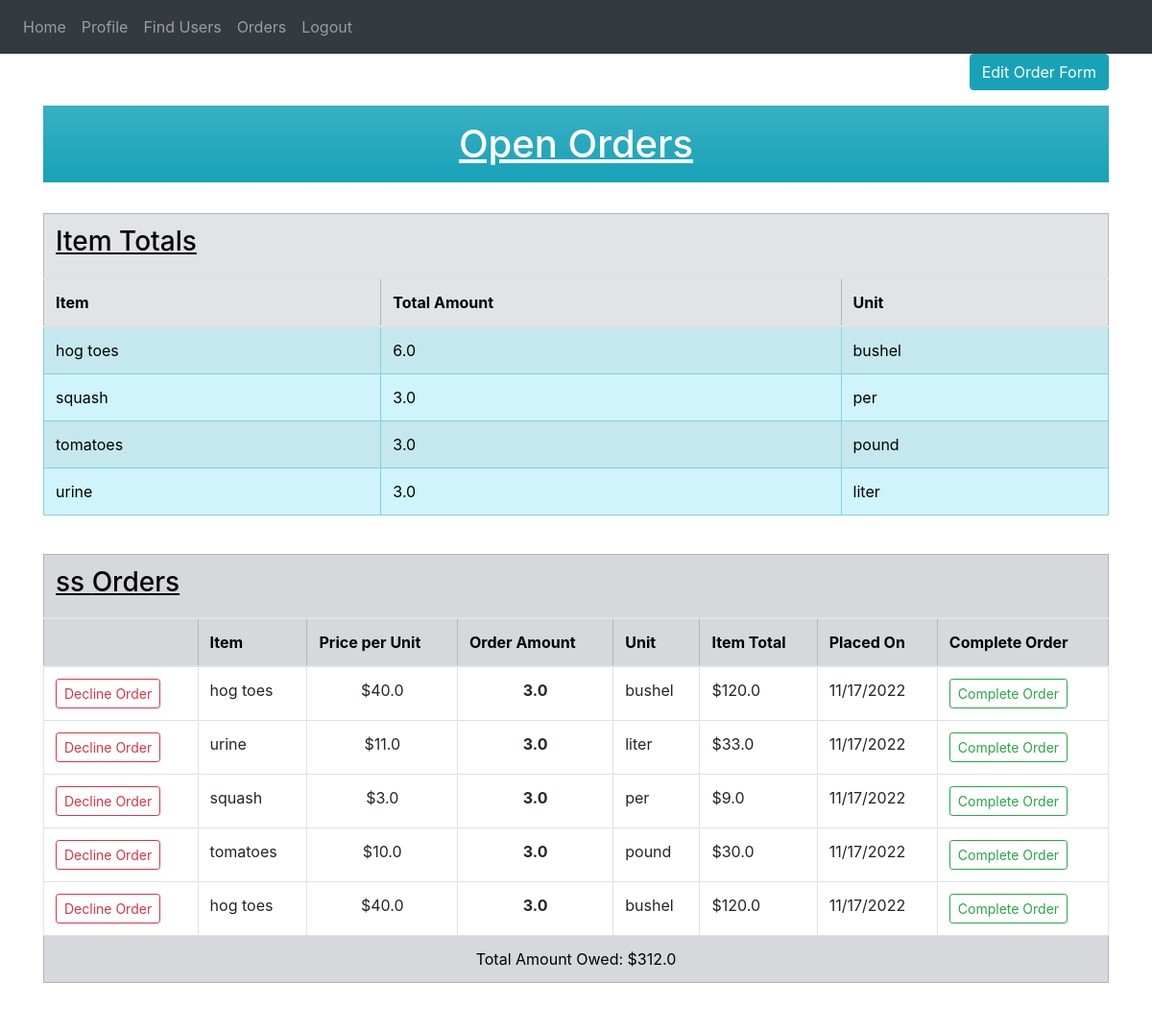
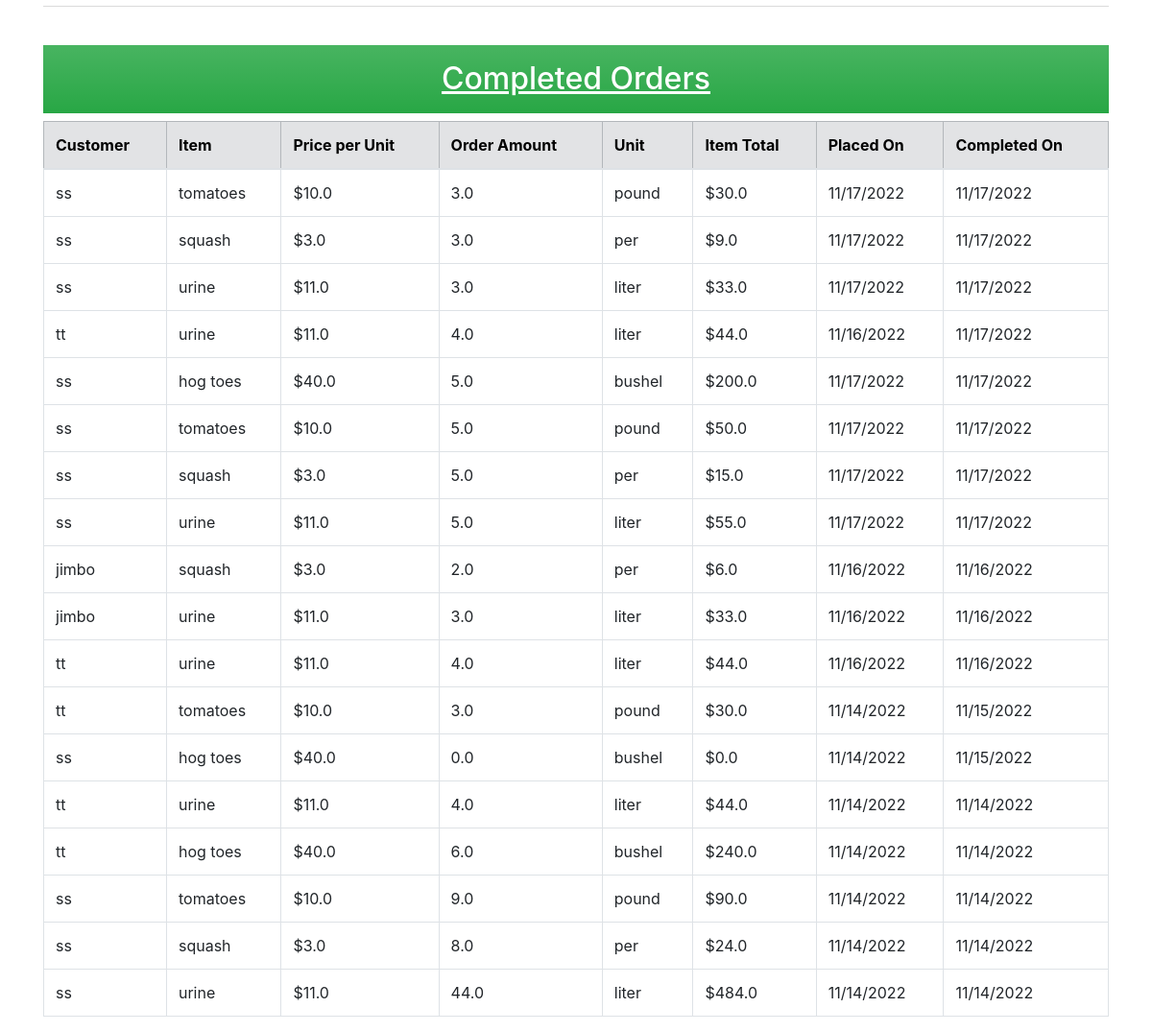
Screenshot of /view_orders/ (signed in) with the database file from the repository (2 pictures, top to bottom).
### website/models.py (models this page shows)
class ClosedOrder(db.Model):
    id = db.Column(db.Integer, primary_key=True)
    open_order_id = db.Column(db.Integer, db.ForeignKey('open_order.id'))
    item = db.Column(db.String(100))
    price = db.Column(db.Float)
    unit = db.Column(db.String(100))
    amount = db.Column(db.Float)
    r_total = db.Column(db.Float)
    order_placed = db.Column(db.DateTime)
    order_completed = db.Column(db.DateTime, default=datetime.utcnow)
    customer = db.Column(db.String(100))
    vendor = db.Column(db.String(100))
    vendor_id = db.Column(db.Integer, db.ForeignKey('user.id'))

class OpenOrder(db.Model):
    id = db.Column(db.Integer, primary_key=True)
    item = db.Column(db.String(100))
    price = db.Column(db.Float)
    unit = db.Column(db.String(100))
    amount = db.Column(db.Float)
    r_total = db.Column(db.Float)
    order_placed = db.Column(db.DateTime, default=datetime.utcnow)
    customer = db.Column(db.String(100))
    vendor = db.Column(db.String(100))
    vendor_id = db.Column(db.Integer, db.ForeignKey('user.id'))

### website/views.py (the view)
@views.route('/view_orders/', methods=['GET', 'POST'])
@login_required
def view_orders():
    customers = db.engine.execute("SELECT DISTINCT customer FROM open_order WHERE vendor_id = ?", current_user.id)
    vendor_closed_orders = ClosedOrder.query.filter_by(vendor_id=current_user.id).order_by(ClosedOrder.order_completed.desc())
    item_totals = db.engine.execute("SELECT SUM(amount),item,unit FROM open_order GROUP BY item HAVING vendor_id = ?", current_user.id)
    item_totals = list(item_totals)
    customer_totals = db.engine.execute("SELECT SUM(r_total),customer FROM open_order GROUP BY customer")
    customer_totals = list(customer_totals)
    customer_open_orders = OpenOrder.query.filter_by(customer=current_user.B_name).order_by(OpenOrder.order_placed.desc())
    customer_closed_orders = ClosedOrder.query.filter_by(customer=current_user.B_name).order_by(ClosedOrder.order_completed.desc())
    return render_template('view_orders.html', customer_open_orders=customer_open_orders, customer_closed_orders=customer_closed_orders, vendor_closed_orders=vendor_closed_orders, item_totals=item_totals, customer_totals=customer_totals, customers=customers, user=current_user)

### website/__init__.py (called while the page is built)
def create_app():
    app = Flask(__name__)
    app.config['SECRET_KEY'] = 'hgjladfks;ja;sd'
    app.config['SQLALCHEMY_DATABASE_URI'] = f'sqlite:///{DB_NAME}'
    app.config['SQLALCHEMY_TRACK_MODIFICATIONS'] = False
    app.config["TEMPLATES_AUTO_RELOAD"] = True
    db.init_app(app)
    migrate = Migrate(app, db, render_as_batch=True)
    from .views import views
    from .auth import auth
    app.register_blueprint(views, url_prefix='/')
    app.register_blueprint(auth, url_prefix='/')
    from .models import User, Post, Item, OpenOrder, ClosedOrder, Favorite
    with app.app_context():
        db.create_all()
        print('database created!')
    login_manager = LoginManager()
    login_manager.login_view = 'auth.login'
    login_manager.init_app(app)
    @login_manager.user_loader
    def load_user(id):
        return User.query.get(int(id))
    return app

### website/views.py (called while the page is built)
@views.before_request
def before_request():
    if current_user.is_authenticated:
        current_user.last_seen = datetime.utcnow()
        db.session.commit()

### website/templates/view_orders.html (shortened to what this page needs)
{% extends "base.html" %}
{% block content %}
{% if user.B_name == current_user.B_name and current_user.B_type == 'farm' %}
    <p align="right"><button class="btn btn-info btn-gradient" onclick="window.location.href='{{ url_for("views.edit_order_form") }}';">Edit Order Form</button></p>
{% endif %}
<h1 align="center" class="p-3 mb-2 bg-info text-white bg-gradient bg-opacity-90 bg-text-white"><u>Open Orders</u></h1>
<br />
{% if current_user.B_type == 'farm' %}
<table class="table align-middle table-striped table-bordered">
    <thead class="table-secondary">
        <tr>
            <th colspan="8" align="left"><h3><u>Item Totals</u></h3></th>
        </tr>
        <tr>
            <th>Item</th>
            <th>Total Amount</th>
            <th>Unit</th>
        </tr>
    </thead>
    <tbody class="table-info">
        {% for total in item_totals %}
        <tr>
            <td>{{ total[1] }}</td>
            <td>{{ total[0] }}</td>
            <td>{{ total[2] }}</td>
        </tr>
        {% endfor %}
    </tbody>
</table>
<br />
{% endif %}
{% if current_user.B_type == 'farm' %}
{% for customer in customer_totals %}
<table class="table align-middle table-bordered">
    <thead>
        <tr class="table-secondary">
            <th colspan="8" align="left"><h3><u>{{ customer[1] }} Orders</u></h3></th>
        </tr>
        <tr class="table-secondary">
            <th></th>
            <th scope="col">Item</th>
            <th scope="col">Price per Unit</th>
            <th scope="col">Order Amount</th>
            <th scope="col">Unit</th>
            <th scope="col">Item Total</th>
            <th scope="col">Placed On</th>
            <th scope="col">Complete Order</th>
        </tr>
    </thead>
    <tbody>
        {% for order in user.open_orders %}
        {% if customer[1] == order.customer %}
        <tr>
            <td>
                <button type="button" class="btn btn-outline-danger btn-sm" onClick="declineOrder({{ order.id }})"">Decline Order</button>
            </td>
            <td>{{ order.item }}</td>
            <td align="center">${{ order.price }}</td>
            <td align="center" class="table-bordered"><b>{{ order.amount }}</b></td>
            <td>{{ order.unit }}</td>
            <td>${{ order.r_total }}</td>
            <td>{{ order.order_placed.strftime('%m/%d/%Y') }}</td>
            <td>
                <button type="button" class="btn btn-outline-success btn-sm" onClick="completeOrder({{ order.id }})"">Complete Order</button>
            </td>
        </tr>
        {% endif %}
        {% endfor %}
        <tr class="table-secondary">
            <td colspan="8" align="center">Total Amount Owed: ${{ customer[0] }}</td>
        </tr>
    </tbody>
</table>
<br />
<hr size="500" noshade>
<br />
{% endfor %}
{% endif %}
<h2 align="center" class="p-3 mb-2 bg-success text-white bg-gradient bg-opacity-90 bg-text-white"><u>Completed Orders</u></h2>
{% if current_user.B_type == 'farm' %}
<table class="table align-middle table-bordered">
    <thead class="table-secondary">
        <th>Customer</th>
        <th>Item</th>
        <th>Price per Unit</th>
        <th>Order Amount</th>
        <th>Unit</th>
        <th>Item Total</th>
        <th>Placed On</th>
        <th>Completed On</th>
    </thead>
    <tbody>
        {% for order in vendor_closed_orders %}
        <tr>
            <td>{{ order.customer }}</td>
            <td>{{ order.item }}</td>
            <td>${{ order.price }}</td>
            <td>{{ order.amount }}</td>
            <td>{{ order.unit }}</td>
            <td>${{ order.r_total }}</td>
            <td>{{ order.order_placed.strftime('%m/%d/%Y') }}</td>
            <td>{{ order.order_completed.strftime('%m/%d/%Y') }}</td>
        </tr>
        {% endfor %}
    </tbody>
</table>
{% endif %}
{% endblock %}

### rows the page displays
ClosedOrder: item "hog toes", amount "6.0", unit "bushel", customer "tt", price "40.0", r_total "240.0", order_placed "11/14/2022", order_completed "11/14/2022"
OpenOrder: item "hog toes", price "40.0", amount "3.0", unit "bushel", r_total "120.0", order_placed "11/17/2022"
OpenOrder: item "urine", price "11.0", amount "3.0", unit "liter", r_total "33.0", order_placed "11/17/2022"
OpenOrder: item "squash", price "3.0", amount "3.0", unit "per", r_total "9.0", order_placed "11/17/2022"
OpenOrder: item "tomatoes", price "10.0", amount "3.0", unit "pound", r_total "30.0", order_placed "11/17/2022"
OpenOrder: item "hog toes", price "40.0", amount "3.0", unit "bushel", r_total "120.0", order_placed "11/17/2022"
ClosedOrder: customer "ss", item "tomatoes", price "10.0", amount "3.0", unit "pound", r_total "30.0", order_placed "11/17/2022", order_completed "11/17/2022"
ClosedOrder: customer "ss", item "squash", price "3.0", amount "3.0", unit "per", r_total "9.0", order_placed "11/17/2022", order_completed "11/17/2022"
ClosedOrder: customer "ss", item "urine", price "11.0", amount "3.0", unit "liter", r_total "33.0", order_placed "11/17/2022", order_completed "11/17/2022"
ClosedOrder: customer "tt", item "urine", price "11.0", amount "4.0", unit "liter", r_total "44.0", order_placed "11/16/2022", order_completed "11/17/2022"
ClosedOrder: customer "ss", item "hog toes", price "40.0", amount "5.0", unit "bushel", r_total "200.0", order_placed "11/17/2022", order_completed "11/17/2022"
ClosedOrder: customer "ss", item "tomatoes", price "10.0", amount "5.0", unit "pound", r_total "50.0", order_placed "11/17/2022", order_completed "11/17/2022"
ClosedOrder: customer "ss", item "squash", price "3.0", amount "5.0", unit "per", r_total "15.0", order_placed "11/17/2022", order_completed "11/17/2022"
ClosedOrder: customer "ss", item "urine", price "11.0", amount "5.0", unit "liter", r_total "55.0", order_placed "11/17/2022", order_completed "11/17/2022"
ClosedOrder: customer "jimbo", item "squash", price "3.0", amount "2.0", unit "per", r_total "6.0", order_placed "11/16/2022", order_completed "11/16/2022"
ClosedOrder: customer "jimbo", item "urine", price "11.0", amount "3.0", unit "liter", r_total "33.0", order_placed "11/16/2022", order_completed "11/16/2022"
ClosedOrder: customer "tt", item "urine", price "11.0", amount "4.0", unit "liter", r_total "44.0", order_placed "11/16/2022", order_completed "11/16/2022"
ClosedOrder: customer "tt", item "tomatoes", price "10.0", amount "3.0", unit "pound", r_total "30.0", order_placed "11/14/2022", order_completed "11/15/2022"
ClosedOrder: customer "ss", item "hog toes", price "40.0", amount "0.0", unit "bushel", r_total "0.0", order_placed "11/14/2022", order_completed "11/15/2022"
ClosedOrder: customer "tt", item "urine", price "11.0", amount "4.0", unit "liter", r_total "44.0", order_placed "11/14/2022", order_completed "11/14/2022"
ClosedOrder: customer "ss", item "tomatoes", price "10.0", amount "9.0", unit "pound", r_total "90.0", order_placed "11/14/2022", order_completed "11/14/2022"
ClosedOrder: customer "ss", item "squash", price "3.0", amount "8.0", unit "per", r_total "24.0", order_placed "11/14/2022", order_completed "11/14/2022"
ClosedOrder: customer "ss", item "urine", price "11.0", amount "44.0", unit "liter", r_total "484.0", order_placed "11/14/2022", order_completed "11/14/2022"

### other values shown
{{ total[1] }} "squash" "tomatoes" "urine"
{{ total[0] }} "3.0" "3.0" "3.0"
{{ total[2] }} "per" "pound" "liter"
{{ customer[1] }} "ss"
{{ customer[0] }} "312.0"
